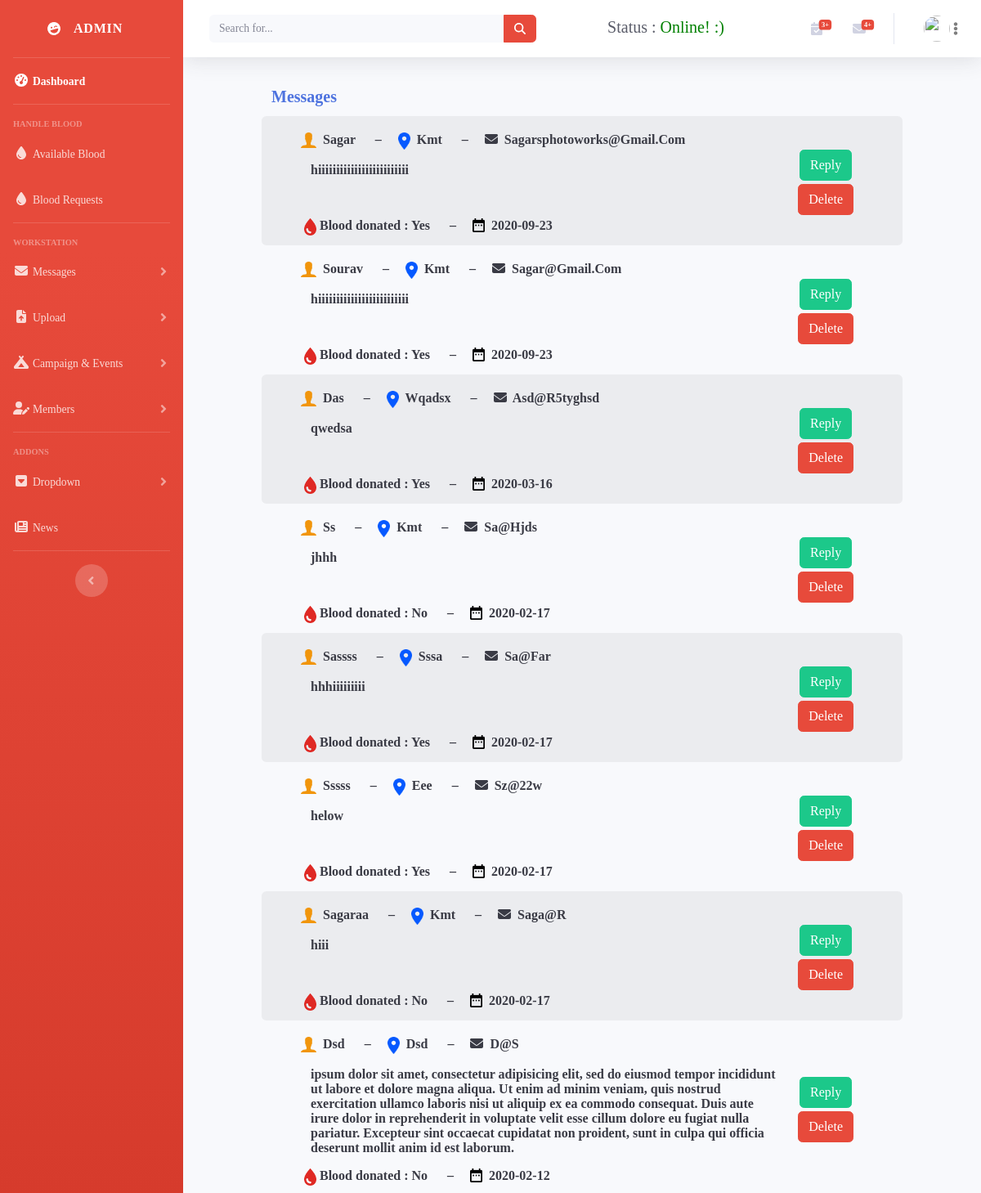
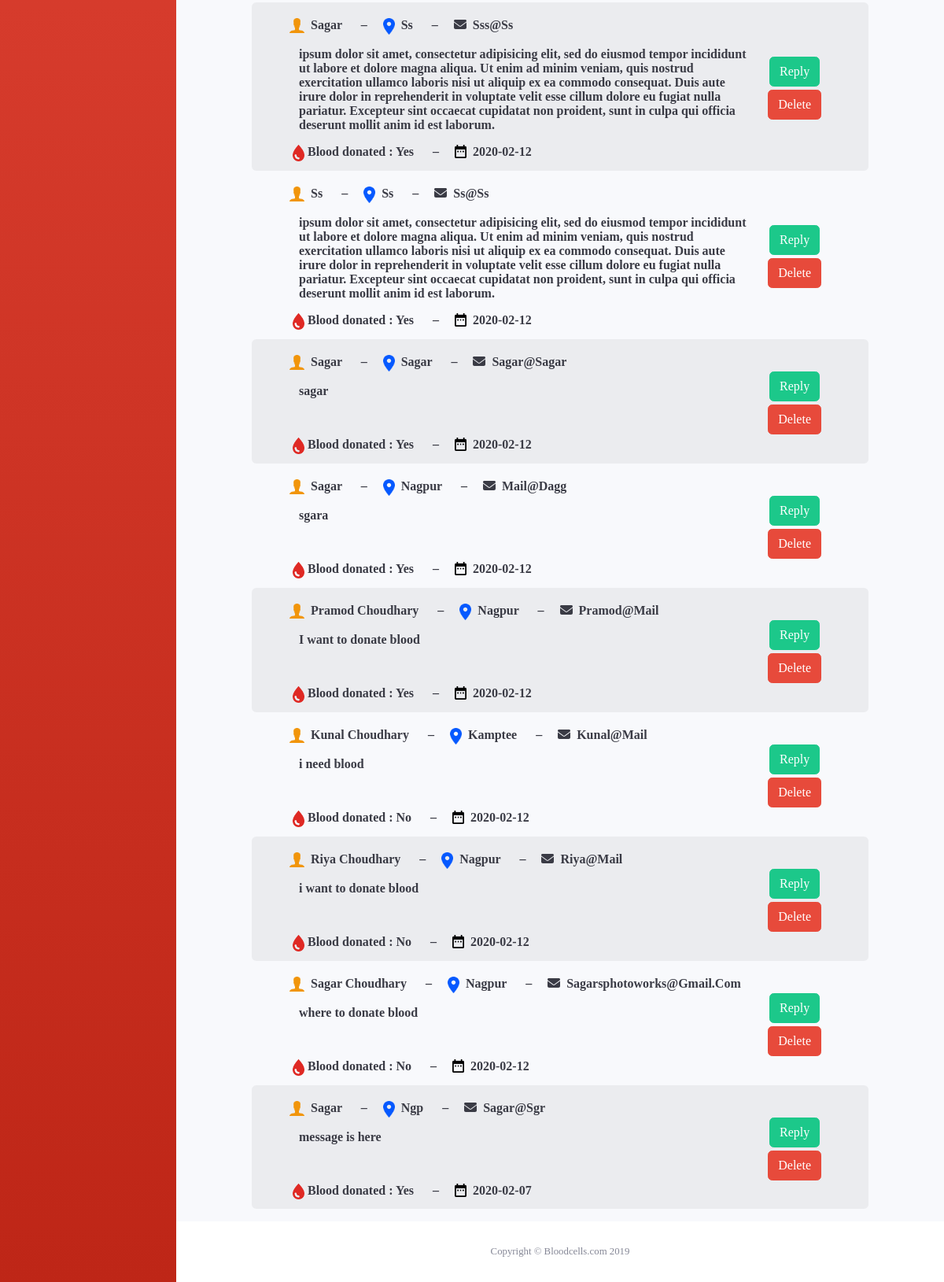
Page /admin/message.php on the committed database (2 pictures, top to bottom).
### tables this page shows
CREATE TABLE `message` (
  `id` int(10) NOT NULL,
  `name` text NOT NULL,
  `email` varchar(40) NOT NULL,
  `city` text NOT NULL,
  `message` varchar(999) NOT NULL,
  `donated_bld` text NOT NULL,
  `dateposted` date NOT NULL
);

### admin/message.php (the view, shortened to what this page needs)
<?php include('include/header.php'); ?>
<link rel="stylesheet" href="message_assets/message.css">
</head>
<body id="page-top">
<?php include('include/sidebar.php'); ?>
    <div id="content-wrapper" class="d-flex flex-column">
      <div id="content">
<?php
include('include/topbar.php');
?>
    <div class="container-fluid">
		<div class="container">
				<?php
					$mysqli = new mysqli('localhost','root','','bloodcells') or die(mysqli_error($mysqli));
					$result = $mysqli->query("SELECT * FROM message ORDER BY id DESC") or die($mysqli->error);
				?>
	<div class="container">
		<div class="container">
			<div class="table-responsive">
			<table class="table table-borderless table-striped">
				<thead class="thead">
					<tr>
						<th scope="col" class="h5 font-weight-bold text-primary">Messages</th>
					</tr>
				</thead>
				<tbody id="myTable">
					<?php while ($row = $result->fetch_assoc()): ?>
						<tr class="table-row">
							<td class="font-weight-bold text-gray-900 rounded">
								<div class="mx-5">
									<div class="row mt-2 text-capitalize">
										<img src="img/icon-person@2x.png" alt="" class="icons-person">&nbsp;
										<?php echo $row['name']; ?>
										&nbsp;&nbsp;&nbsp;&nbsp;&nbsp;&ndash;&nbsp;&nbsp;&nbsp;&nbsp;&nbsp;
										<img src="img/icon-location-on@2x.png" alt="" class="icons">&nbsp;
										<?php echo $row['city']; ?>
										&nbsp;&nbsp;&nbsp;&nbsp;&nbsp;&ndash;&nbsp;&nbsp;&nbsp;&nbsp;&nbsp;
										<div class=" text-left"><i class="fas fa-envelope"></i></i>&nbsp;
										<?php echo $row['email']; ?>
									</div>
									</div>
									<div class="row">
										<div class="font-weight-bold my-3 text-gray-900 col">
											<?php echo $row['message']; ?>
										</div>
										<div class="col-auto m-auto d-block text-center">
								<a href="message.php?edit=<?php echo $row['id']; ?>" title="Reply to message"class="btn btn-success text-decoration-none" name="reply">Reply</a>
											<br>
											<a href="#deleteModal<?php echo $row['id']; ?>" class="btn my-1 btn-danger" data-toggle="modal">Delete</a>
										</div>
									</div>
									<div class="row">&nbsp;
										<img src="img/icon open-droplet@2x.png" alt="" class="icons">&nbsp;Blood donated :
										<?php echo $row['donated_bld']; ?>
										&nbsp;&nbsp;&nbsp;&nbsp;&nbsp;&ndash;&nbsp;&nbsp;&nbsp;&nbsp;&nbsp;
										<img src="img/icon material-date-range@2x.png" alt="" class="icons">&nbsp;
										<?php echo $row['dateposted']; ?>
									</div>
								</div>
							</td>
						</tr>
				<?php endwhile; ?>
			</tbody>
			</table>
		</div>
		</div>
	</div>
			</div>
        </div>
      </div>
<?php
include('include/footer.php');
?>
    </div>
</body>
</html>

### admin/message_assets/message.css (style rules this page uses)
* { margin: 0; padding: 0; box-sizing: border-box; font-family: Hind-Medium; }
.icons-person { width: 19px; height: 100%; }
.icons { width: 15px; height: 100%; }

### rows in the picture
message: name "Sagar", city "Kmt", email "Sagarsphotoworks@gmail.com", message "hiiiiiiiiiiiiiiiiiiiiiiiii", donated_bld "Yes", dateposted "2020-09-23"
message: name "Sourav", city "Kmt", email "Sagar@gmail.com", message "hiiiiiiiiiiiiiiiiiiiiiiiii", donated_bld "Yes", dateposted "2020-09-23"
message: name "Das", city "Wqadsx", email "Asd@r5tyghsd", message "qwedsa", donated_bld "Yes", dateposted "2020-03-16"
message: name "Ss", city "Kmt", email "Sa@hjds", message "jhhh", donated_bld "No", dateposted "2020-02-17"
message: name "Sassss", city "Sssa", email "Sa@far", message "hhhiiiiiiiii", donated_bld "Yes", dateposted "2020-02-17"
message: name "Sssss", city "Eee", email "Sz@22w", message "helow", donated_bld "Yes", dateposted "2020-02-17"
message: name "Sagaraa", city "Kmt", email "Saga@r", message "hiii", donated_bld "No", dateposted "2020-02-17"
message: name "Dsd", city "Dsd", email "D@s", message "ipsum dolor sit amet, consectetur adipisicing elit, sed do eiusmod tempor incididunt ut labore et dolore magna aliqua. Ut enim ad minim veniam, quis nostrud exercitation ullamco laboris nisi ut aliquip ex ea commodo consequat. Duis aute irure dolor in reprehenderit in voluptate velit esse cillum dolore eu fugiat nulla pariatur. Excepteur sint occaecat cupidatat non proident, sunt in culpa qui officia deserunt mollit anim id est laborum.", donated_bld "No", dateposted "2020-02-12"
message: name "Sagar", city "Ss", email "Sss@ss", message "ipsum dolor sit amet, consectetur adipisicing elit, sed do eiusmod tempor incididunt ut labore et dolore magna aliqua. Ut enim ad minim veniam, quis nostrud exercitation ullamco laboris nisi ut aliquip ex ea commodo consequat. Duis aute irure dolor in reprehenderit in voluptate velit esse cillum dolore eu fugiat nulla pariatur. Excepteur sint occaecat cupidatat non proident, sunt in culpa qui officia deserunt mollit anim id est laborum.", donated_bld "Yes", dateposted "2020-02-12"
message: name "Ss", city "Ss", email "Ss@ss", message "ipsum dolor sit amet, consectetur adipisicing elit, sed do eiusmod tempor incididunt ut labore et dolore magna aliqua. Ut enim ad minim veniam, quis nostrud exercitation ullamco laboris nisi ut aliquip ex ea commodo consequat. Duis aute irure dolor in reprehenderit in voluptate velit esse cillum dolore eu fugiat nulla pariatur. Excepteur sint occaecat cupidatat non proident, sunt in culpa qui officia deserunt mollit anim id est laborum.", donated_bld "Yes", dateposted "2020-02-12"
message: name "Sagar", city "Sagar", email "Sagar@sagar", message "sagar", donated_bld "Yes", dateposted "2020-02-12"
message: name "Sagar", city "Nagpur", email "Mail@dagg", message "sgara", donated_bld "Yes", dateposted "2020-02-12"
message: name "Pramod Choudhary", city "Nagpur", email "Pramod@mail", message "I want to donate blood", donated_bld "Yes", dateposted "2020-02-12"
message: name "Kunal Choudhary", city "Kamptee", email "Kunal@mail", message "i need blood", donated_bld "No", dateposted "2020-02-12"
message: name "Riya Choudhary", city "Nagpur", email "Riya@mail", message "i want to donate blood", donated_bld "No", dateposted "2020-02-12"
message: name "Sagar Choudhary", city "Nagpur", email "Sagarsphotoworks@gmail.com", message "where to donate blood", donated_bld "No", dateposted "2020-02-12"
message: name "Sagar", city "Ngp", email "Sagar@sgr", message "message is here", donated_bld "Yes", dateposted "2020-02-07"

### other values in the picture
$qfourplus "+"
$fourplus "+"
